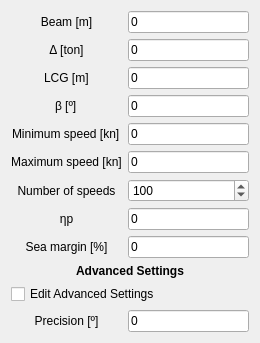
<?xml version="1.0" encoding="UTF-8"?>
<ui version="4.0">
 <class>SavitskyTaskPanel</class>
 <widget class="QWidget" name="SavitskyTaskPanel">
  <property name="geometry">
   <rect>
    <x>0</x>
    <y>0</y>
    <width>260</width>
    <height>334</height>
   </rect>
  </property>
  <property name="windowTitle">
   <string>Resistance by Savitsky method</string>
  </property>
  <property name="toolTip">
   <string>Compute the resistance by Savitsky method</string>
  </property>
  <layout class="QGridLayout" name="gridLayout" rowstretch="0">
   <item row="0" column="0">
    <layout class="QGridLayout" name="gridLayout_2">
     <item row="11" column="1">
      <widget class="Gui::InputField" name="trim_step">
       <property name="text">
        <string notr="true">0</string>
       </property>
       <property name="unit" stdset="0">
        <string notr="true"/>
       </property>
       <property name="quantity" stdset="0">
        <double>0.000000000000000</double>
       </property>
      </widget>
     </item>
     <item row="3" column="1">
      <widget class="Gui::InputField" name="DeadriseAngle">
       <property name="text">
        <string notr="true">0</string>
       </property>
       <property name="maxLength">
        <number>4</number>
       </property>
       <property name="unit" stdset="0">
        <string notr="true"/>
       </property>
       <property name="quantity" stdset="0">
        <double>0.000000000000000</double>
       </property>
      </widget>
     </item>
     <item row="4" column="0" alignment="Qt::AlignHCenter">
      <widget class="QLabel" name="min_speed_label">
       <property name="sizePolicy">
        <sizepolicy hsizetype="Preferred" vsizetype="Expanding">
         <horstretch>0</horstretch>
         <verstretch>0</verstretch>
        </sizepolicy>
       </property>
       <property name="toolTip">
        <string>&lt;html&gt;&lt;head/&gt;&lt;body&gt;&lt;p&gt;Minimum speed in knots.&lt;/p&gt;&lt;/body&gt;&lt;/html&gt;</string>
       </property>
       <property name="text">
        <string>Minimum speed [kn]</string>
       </property>
      </widget>
     </item>
     <item row="2" column="1">
      <widget class="Gui::InputField" name="LCG">
       <property name="text">
        <string notr="true">0</string>
       </property>
       <property name="unit" stdset="0">
        <string notr="true"/>
       </property>
       <property name="quantity" stdset="0">
        <double>1.000000000000000</double>
       </property>
      </widget>
     </item>
     <item row="9" column="0" colspan="2">
      <widget class="QLabel" name="Advanced_settings_label">
       <property name="sizePolicy">
        <sizepolicy hsizetype="Preferred" vsizetype="Expanding">
         <horstretch>0</horstretch>
         <verstretch>0</verstretch>
        </sizepolicy>
       </property>
       <property name="font">
        <font>
         <weight>75</weight>
         <bold>true</bold>
        </font>
       </property>
       <property name="toolTip">
        <string>&lt;html&gt;&lt;head/&gt;&lt;body&gt;&lt;p&gt;Modifying these options may make the code not converge into a solution.&lt;/p&gt;&lt;/body&gt;&lt;/html&gt;</string>
       </property>
       <property name="text">
        <string>Advanced Settings</string>
       </property>
       <property name="alignment">
        <set>Qt::AlignCenter</set>
       </property>
      </widget>
     </item>
     <item row="7" column="1">
      <widget class="Gui::InputField" name="etap">
       <property name="text">
        <string notr="true">0</string>
       </property>
       <property name="maxLength">
        <number>4</number>
       </property>
       <property name="unit" stdset="0">
        <string notr="true"/>
       </property>
       <property name="quantity" stdset="0">
        <double>50.000000000000000</double>
       </property>
      </widget>
     </item>
     <item row="0" column="1">
      <widget class="Gui::InputField" name="Beam">
       <property name="text">
        <string notr="true">0</string>
       </property>
       <property name="maxLength">
        <number>100000</number>
       </property>
       <property name="unit" stdset="0">
        <string notr="true"/>
       </property>
       <property name="quantity" stdset="0">
        <double>0.000000000000000</double>
       </property>
      </widget>
     </item>
     <item row="8" column="0">
      <widget class="QLabel" name="seamargin_label">
       <property name="toolTip">
        <string>&lt;html&gt;&lt;head/&gt;&lt;body&gt;&lt;p&gt;Enter the sea margin as a percentage&lt;/p&gt;&lt;/body&gt;&lt;/html&gt;</string>
       </property>
       <property name="text">
        <string>Sea margin [%]</string>
       </property>
       <property name="alignment">
        <set>Qt::AlignCenter</set>
       </property>
      </widget>
     </item>
     <item row="11" column="0">
      <widget class="QLabel" name="trim_step_label">
       <property name="sizePolicy">
        <sizepolicy hsizetype="Preferred" vsizetype="Expanding">
         <horstretch>0</horstretch>
         <verstretch>0</verstretch>
        </sizepolicy>
       </property>
       <property name="font">
        <font>
         <italic>false</italic>
         <underline>false</underline>
         <strikeout>false</strikeout>
        </font>
       </property>
       <property name="toolTip">
        <string>&lt;html&gt;&lt;head/&gt;&lt;body&gt;&lt;p&gt;Trim step precision. The default value is 0.01, changing this value may cause inaccuracy in the calculation or convergence problems.&lt;/p&gt;&lt;/body&gt;&lt;/html&gt;</string>
       </property>
       <property name="text">
        <string>Precision [º]</string>
       </property>
       <property name="alignment">
        <set>Qt::AlignCenter</set>
       </property>
      </widget>
     </item>
     <item row="5" column="0">
      <widget class="QLabel" name="max_speed_label">
       <property name="sizePolicy">
        <sizepolicy hsizetype="Preferred" vsizetype="Expanding">
         <horstretch>0</horstretch>
         <verstretch>0</verstretch>
        </sizepolicy>
       </property>
       <property name="toolTip">
        <string>&lt;html&gt;&lt;head/&gt;&lt;body&gt;&lt;p&gt;Maximum speed in knots.&lt;/p&gt;&lt;/body&gt;&lt;/html&gt;</string>
       </property>
       <property name="text">
        <string>Maximum speed [kn]</string>
       </property>
       <property name="alignment">
        <set>Qt::AlignCenter</set>
       </property>
      </widget>
     </item>
     <item row="0" column="0">
      <widget class="QLabel" name="Beam_label">
       <property name="sizePolicy">
        <sizepolicy hsizetype="Preferred" vsizetype="Expanding">
         <horstretch>0</horstretch>
         <verstretch>0</verstretch>
        </sizepolicy>
       </property>
       <property name="toolTip">
        <string>&lt;html&gt;&lt;head/&gt;&lt;body&gt;&lt;p&gt;Beam of the ship in meters.&lt;/p&gt;&lt;/body&gt;&lt;/html&gt;</string>
       </property>
       <property name="text">
        <string>Beam [m]</string>
       </property>
       <property name="alignment">
        <set>Qt::AlignCenter</set>
       </property>
      </widget>
     </item>
     <item row="3" column="0" alignment="Qt::AlignHCenter">
      <widget class="QLabel" name="DeadriseAngle_label">
       <property name="sizePolicy">
        <sizepolicy hsizetype="Preferred" vsizetype="Expanding">
         <horstretch>0</horstretch>
         <verstretch>0</verstretch>
        </sizepolicy>
       </property>
       <property name="toolTip">
        <string>&lt;html&gt;&lt;head/&gt;&lt;body&gt;&lt;p&gt;Deadrise angle in degrees.&lt;/p&gt;&lt;/body&gt;&lt;/html&gt;</string>
       </property>
       <property name="text">
        <string>β [º]</string>
       </property>
      </widget>
     </item>
     <item row="7" column="0">
      <widget class="QLabel" name="etap_label">
       <property name="toolTip">
        <string>&lt;html&gt;&lt;head/&gt;&lt;body&gt;&lt;p&gt;Propulsive coefficient.&lt;/p&gt;&lt;/body&gt;&lt;/html&gt;</string>
       </property>
       <property name="text">
        <string>ηp</string>
       </property>
       <property name="alignment">
        <set>Qt::AlignCenter</set>
       </property>
      </widget>
     </item>
     <item row="6" column="0">
      <widget class="QLabel" name="n_speeds_label">
       <property name="sizePolicy">
        <sizepolicy hsizetype="Preferred" vsizetype="Expanding">
         <horstretch>0</horstretch>
         <verstretch>0</verstretch>
        </sizepolicy>
       </property>
       <property name="toolTip">
        <string>&lt;html&gt;&lt;head/&gt;&lt;body&gt;&lt;p&gt;Number of speeds.&lt;/p&gt;&lt;/body&gt;&lt;/html&gt;</string>
       </property>
       <property name="text">
        <string>Number of speeds</string>
       </property>
       <property name="alignment">
        <set>Qt::AlignCenter</set>
       </property>
      </widget>
     </item>
     <item row="1" column="0">
      <widget class="QLabel" name="Displacement_label">
       <property name="sizePolicy">
        <sizepolicy hsizetype="Preferred" vsizetype="Expanding">
         <horstretch>0</horstretch>
         <verstretch>0</verstretch>
        </sizepolicy>
       </property>
       <property name="toolTip">
        <string>&lt;html&gt;&lt;head/&gt;&lt;body&gt;&lt;p&gt;Ship displacement in tonnes.&lt;/p&gt;&lt;/body&gt;&lt;/html&gt;</string>
       </property>
       <property name="text">
        <string>Δ [ton]</string>
       </property>
       <property name="alignment">
        <set>Qt::AlignCenter</set>
       </property>
      </widget>
     </item>
     <item row="2" column="0" alignment="Qt::AlignHCenter">
      <widget class="QLabel" name="LCG_label">
       <property name="sizePolicy">
        <sizepolicy hsizetype="Preferred" vsizetype="Expanding">
         <horstretch>0</horstretch>
         <verstretch>0</verstretch>
        </sizepolicy>
       </property>
       <property name="toolTip">
        <string>&lt;html&gt;&lt;head/&gt;&lt;body&gt;&lt;p&gt;Longitudinal center of gravity measured from transom.&lt;/p&gt;&lt;/body&gt;&lt;/html&gt;</string>
       </property>
       <property name="text">
        <string>LCG [m]</string>
       </property>
      </widget>
     </item>
     <item row="4" column="1">
      <widget class="Gui::InputField" name="min_speed">
       <property name="text">
        <string notr="true">0</string>
       </property>
       <property name="maxLength">
        <number>5</number>
       </property>
       <property name="unit" stdset="0">
        <string notr="true"/>
       </property>
       <property name="quantity" stdset="0">
        <double>0.000000000000000</double>
       </property>
      </widget>
     </item>
     <item row="8" column="1">
      <widget class="Gui::InputField" name="seamargin">
       <property name="text">
        <string notr="true">0</string>
       </property>
       <property name="maxLength">
        <number>4</number>
       </property>
       <property name="unit" stdset="0">
        <string/>
       </property>
       <property name="quantity" stdset="0">
        <double>100.000000000000000</double>
       </property>
      </widget>
     </item>
     <item row="10" column="0" colspan="2">
      <widget class="QCheckBox" name="edit_advanced_settings">
       <property name="font">
        <font>
         <weight>50</weight>
         <bold>false</bold>
        </font>
       </property>
       <property name="toolTip">
        <string>&lt;html&gt;&lt;head/&gt;&lt;body&gt;&lt;p&gt;Enable or disable editing the advanced settings like Trim Step. This setting does not need to be changed for the command to work.&lt;/p&gt;&lt;/body&gt;&lt;/html&gt;</string>
       </property>
       <property name="text">
        <string>Edit Advanced Settings</string>
       </property>
      </widget>
     </item>
     <item row="1" column="1">
      <widget class="Gui::InputField" name="Displacement">
       <property name="text">
        <string notr="true">0</string>
       </property>
       <property name="maxLength">
        <number>100000</number>
       </property>
       <property name="unit" stdset="0">
        <string notr="true"/>
       </property>
       <property name="quantity" stdset="0">
        <double>1.000000000000000</double>
       </property>
      </widget>
     </item>
     <item row="5" column="1">
      <widget class="Gui::InputField" name="max_speed">
       <property name="text">
        <string notr="true">0</string>
       </property>
       <property name="maxLength">
        <number>5</number>
       </property>
       <property name="unit" stdset="0">
        <string notr="true"/>
       </property>
       <property name="quantity" stdset="0">
        <double>0.000000000000000</double>
       </property>
      </widget>
     </item>
     <item row="6" column="1">
      <widget class="QSpinBox" name="n_speeds">
       <property name="minimum">
        <number>1</number>
       </property>
       <property name="maximum">
        <number>9999</number>
       </property>
       <property name="value">
        <number>100</number>
       </property>
      </widget>
     </item>
    </layout>
   </item>
  </layout>
 </widget>
 <customwidgets>
  <customwidget>
   <class>Gui::InputField</class>
   <extends>QLineEdit</extends>
   <header location="global">Gui/Inputfield.h</header>
  </customwidget>
 </customwidgets>
 <resources/>
 <connections/>
</ui>
